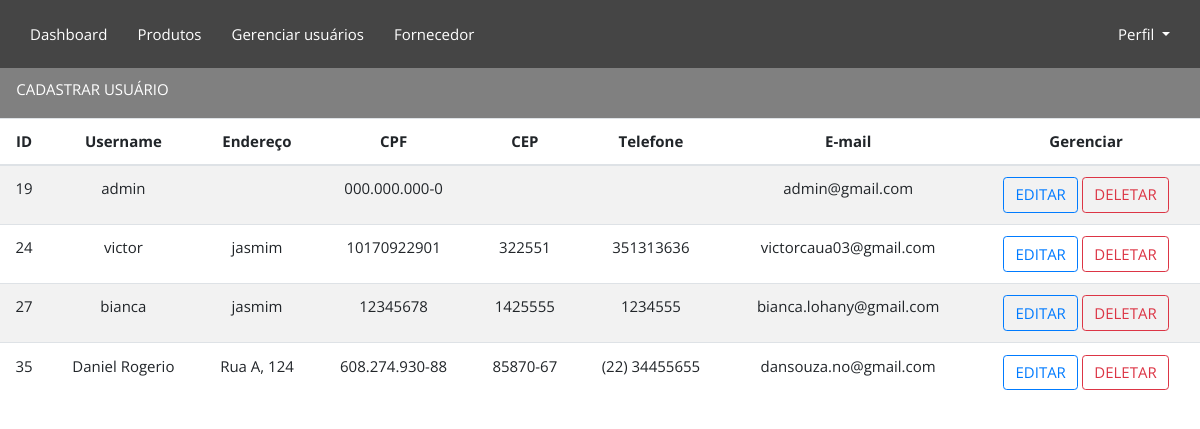
The app's page /funcionario/, older data.
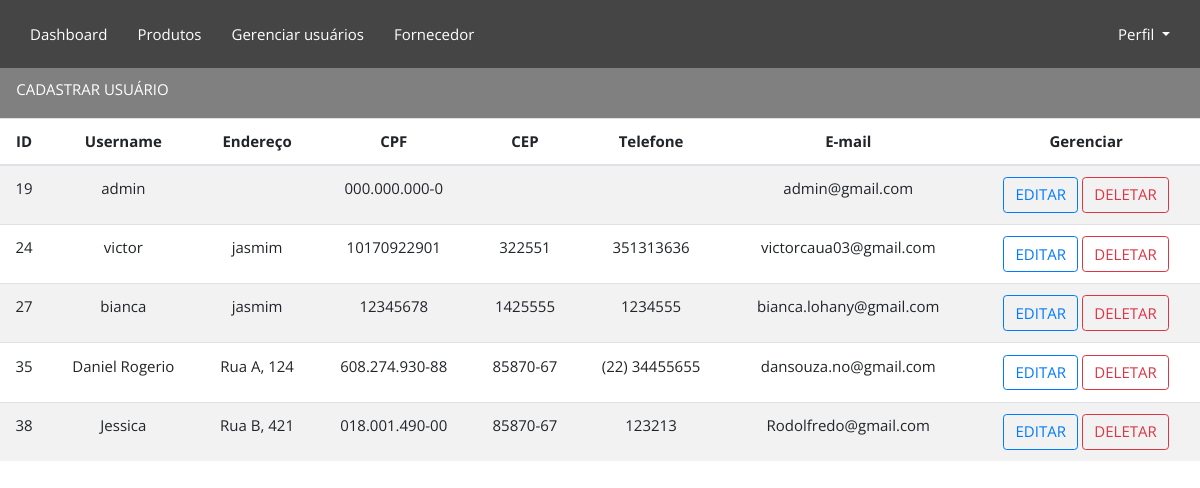
The same page, newer data.
### CRUDfuncionario/models.py (models this page shows, shortened)
class Funcionario(AbstractUser):
    idFuncionario = models.AutoField(primary_key=True)
    nivelDeAcesso = models.IntegerField(default=1)
    enderecoFuncionario = models.CharField(max_length=30)
    CPF = CPFField('CPF',default='000.000.000-0')
    CEP = models.CharField(max_length=8)
    telefone = models.CharField(max_length=20)
    funcao = models.CharField(max_length=30)
    username = models.CharField(max_length=30,default='default_username', unique=True,
                                validators=[valida_texto])
    password = models.CharField(max_length=100, default='default_password')
    email = models.EmailField(unique=True, default='daniel@gmail.com',
                              validators = [EmailValidator(message="Insira um endereco de email valído")])

### CRUDfuncionario/views.py (the view)
# urls.py: path('', Funcionarios),
def Funcionarios(request):
    funcionarios = Funcionario.objects.all()
    return render(request, "funcionarios.html", {"funcionarios": funcionarios})

### CRUDfuncionario/templates/funcionarios.html (shortened to what this page needs)
{% extends 'base.html' %}
{% load static %}
{% block content %}
<link rel="stylesheet" href="{% static 'css/crudfuncionario.css' %}">
<div class="retangulo">
    <ul>
        <li>
            <button type="button" class="btn btn-transparent" data-toggle="modal" data-target=".bd-cadastro-modal-lg">
                CADASTRAR USUÁRIO
            </button>
        </li>
    </ul>
</div>
<table class="table table-striped">
    <thead class="thead">
        <tr>
            <th scope="col">ID</th>
            <th scope="col">Username</th>
            <th scope="col">Endereço</th>
            <th scope="col">CPF</th>
            <th scope="col">CEP</th>
            <th scope="col">Telefone</th>
            <th scope="col">E-mail</th>
            <th scope="col">Gerenciar</th>
        </tr>
    </thead>
    <tbody>
        {% for funcionario in funcionarios %}
        <tr>
            <td>{{ funcionario.idFuncionario }}</td>
            <td>{{ funcionario.username }}</td>
            <td>{{ funcionario.enderecoFuncionario }}</td>
            <td>{{ funcionario.CPF }}</td>
            <td>{{ funcionario.CEP }}</td>
            <td>{{ funcionario.telefone }}</td>
            <td>{{ funcionario.email }}</td>
            <td>
                <a href="{% url 'editar_view' funcionario.idFuncionario %}" class="btn btn-outline-primary">EDITAR</a>
                <a href="{% url 'delete_view' funcionario.idFuncionario %}" class="btn btn-outline-danger">DELETAR</a>
            </td>
        </tr>
        {% endfor %}
    </tbody>
</table>
{% endblock %}

### dashboard/templates/base.html (shortened to what this page needs)
{% load static %}
<!DOCTYPE html>
<html lang="en">
<head>
    <link rel="stylesheet" href="https://stackpath.bootstrapcdn.com/bootstrap/4.3.1/css/bootstrap.min.css">
    <link rel="stylesheet" href="{% static 'css/base.css' %}">
</head>
<body>
    <nav class="navbar navbar-expand-lg" id="menu-horizontal">
        <div class="collapse navbar-collapse" id="navbarSupportedContent">
            <ul class="navbar-nav">
                <li class="nav-item">
                    <a class="nav-link" href="{% url 'telainicial' %}">Dashboard</a>
                </li>
                <li class="nav-item">
                    <a class="nav-link" href="{% url 'produtos' %}">Produtos</a>
                </li>
                <li class="nav-item">
                    <a class="nav-link" href="{% url 'funcionarios' %}">Gerenciar usuários</a>
                </li>
                <li class="nav-item">
                    <a class="nav-link" href="{% url 'fornecedor' %}">Fornecedor</a>
                </li>
            </ul>
            <ul class="navbar-nav ml-auto">
                <li class="nav-item dropdown">
                    <a class="nav-link dropdown-toggle" href="#" id="navbarDropdownPerfil" role="button" data-toggle="dropdown" aria-haspopup="true" aria-expanded="false">
                        Perfil
                    </a>
                </li>
            </ul>
        </div>
    </nav>
    {% block content %}
    {% endblock %}
</body>
</html>

### dashboard/Static/css/base.css (style rules this page uses)
* { margin:auto; padding: 0; box-sizing: border-box; font-family: 'Open Sans', sans-serif; font-size: 15px ; }
#menu-horizontal ul { list-style: none; padding: 0; background-color: #454545; margin: 0px; }
#menu-horizontal ul li { display: inline; }
#menu-horizontal ul li a { color: #fff; padding: 15px; display: inline-block; text-decoration: none; transition: background .3s; }
#menu-horizontal ul li:last-child a { float: right; }
#menu-horizontal .navbar-nav:last-child { margin-left: auto; }
.navbar { border: none; background-color: #454545; }

### CRUDfuncionario/static/css/crudfuncionario.css (style rules this page uses)
* { margin:auto; padding: 0; box-sizing: border-box; font-family: 'Open Sans', sans-serif; font-size: 15px; }
.retangulo ul { height: 50px; background-color: grey; }
.retangulo ul li { display: inline; }
.btn-transparent { margin: 5px; background: transparent; border: none; transition: background .3s; color: white; }
.table thead th, .table tbody td { text-align: center; }
dl, ol, ul { margin-top: 0; margin-bottom: auto; }

Row changes from the older to the newer data that the page shows:
added Funcionario: idFuncionario "38", username "Jessica", enderecoFuncionario "Rua B, 421", CPF "018.001.490-00", CEP "85870-67", telefone "123213", email "Rodolfredo@gmail.com"
